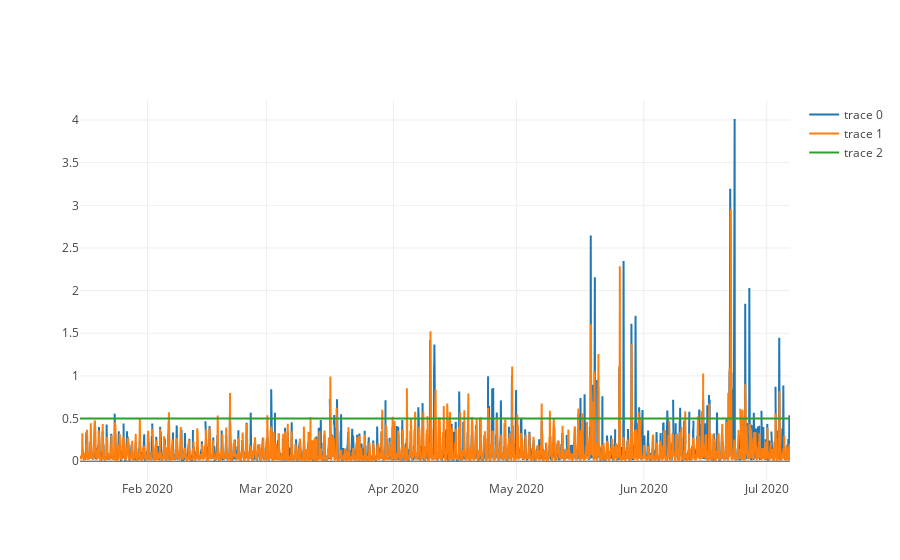

The notebook cell this image was saved under:
### Code cell
plotting.plot_multiple_ts(si_day, si_hour, pd.Series([T]*len(si_day), index=si_day.index))

### Figure 1 — Plotly figure (JSON) as saved in the notebook; plotly's stock layout.template omitted (floating-point values rounded to 4 significant figures; data arrays with more than 128 entries replaced by an {"elided": "..."} marker saying what was removed)
{"data": [{"type": "scatter", "uid": "3b0ab721-db4a-45c8-a365-485ea5c818c8", "x": {"elided": "4145 str values"}, "y": {"elided": "4145 float values"}}, {"type": "scatter", "uid": "257b997e-aa3a-4e96-9f53-cdd8a5946ab8", "x": {"elided": "4145 str values"}, "y": {"elided": "4145 float values"}}, {"type": "scatter", "uid": "1711d6ff-7b53-450a-8cd2-523dcf2dd06e", "x": {"elided": "4145 str values"}, "y": {"elided": "4145 float values"}}], "layout": {}}
